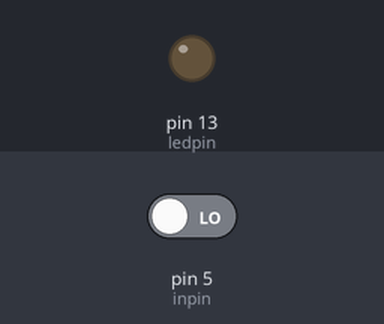
A sketch run on a simulated Arduino Uno, built with avr-gcc and run on an emulated ATmega328P. Shown: output pins drawn as LEDs (lit = HIGH). The test bench sets the inputs (shaded band); at power-on: pin 5 (inpin) LOW.

Above: at 1.2 s.
1.3 s: pin 5 (inpin) driven HIGH
At 2.1 s:
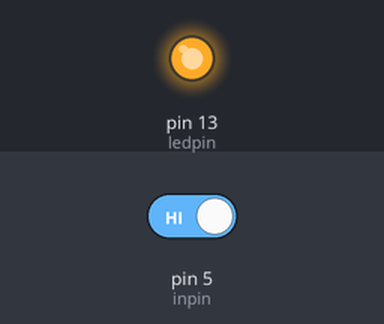
2.8 s: pin 5 (inpin) driven LOW
At 3.2 s:
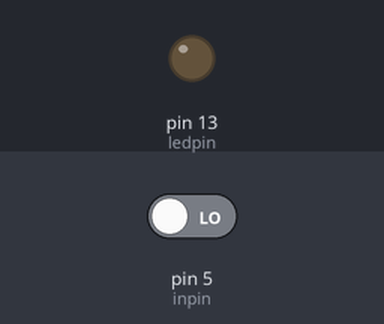
Timing chart, 0 to 5.8 s (numbered marks = the images above; inputs shaded):
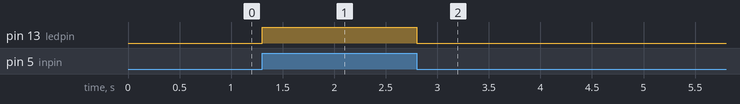

The sketch:

sketch_jan28a.ino
```cpp
int ledpin=13;
int inpin=5;
int val;
void setup()
{   pinMode(ledpin,OUTPUT);
pinMode(inpin,INPUT);
}
void loop()
{
  val=digitalRead(inpin);
if(val==HIGH)
{   digitalWrite(ledpin,HIGH); }
else {   digitalWrite(ledpin,LOW);
} }
```

Measured:
- after the input at 1.3 s, pin 13 (ledpin): LOW → HIGH at once
- after the input at 2.8 s, pin 13 (ledpin): HIGH → LOW at once
